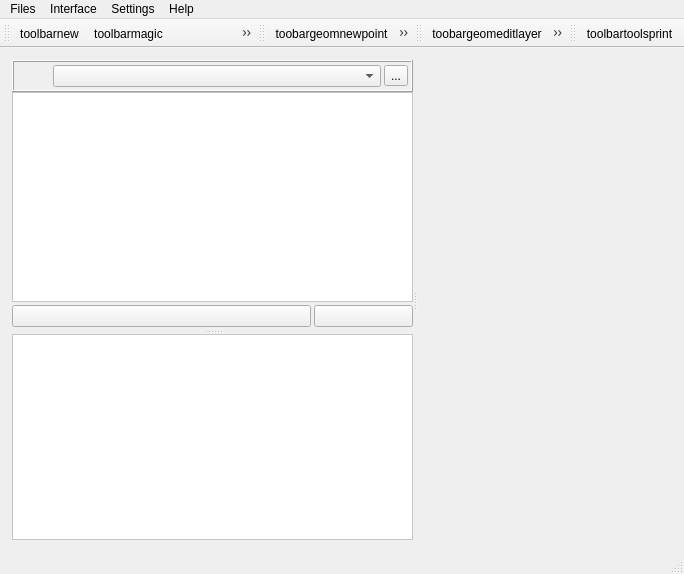
<?xml version="1.0" encoding="UTF-8"?>
<ui version="4.0">
 <class>MainWindow</class>
 <widget class="QMainWindow" name="MainWindow">
  <property name="geometry">
   <rect>
    <x>0</x>
    <y>0</y>
    <width>684</width>
    <height>574</height>
   </rect>
  </property>
  <property name="windowTitle">
   <string>MainWindow</string>
  </property>
  <property name="autoFillBackground">
   <bool>false</bool>
  </property>
  <property name="styleSheet">
   <string notr="true">background-image: url(logo2.png)</string>
  </property>
  <property name="locale">
   <locale language="French" country="France"/>
  </property>
  <widget class="QWidget" name="centralwidget">
   <layout class="QHBoxLayout" name="horizontalLayout" stretch="0">
    <property name="leftMargin">
     <number>3</number>
    </property>
    <property name="topMargin">
     <number>3</number>
    </property>
    <property name="rightMargin">
     <number>3</number>
    </property>
    <property name="bottomMargin">
     <number>3</number>
    </property>
    <item>
     <widget class="QFrame" name="frame_5">
      <property name="locale">
       <locale language="French" country="France"/>
      </property>
      <property name="frameShape">
       <enum>QFrame::NoFrame</enum>
      </property>
      <property name="frameShadow">
       <enum>QFrame::Raised</enum>
      </property>
      <layout class="QVBoxLayout" name="verticalLayout_8">
       <item>
        <widget class="QSplitter" name="splitter_2">
         <property name="locale">
          <locale language="French" country="France"/>
         </property>
         <property name="orientation">
          <enum>Qt::Horizontal</enum>
         </property>
         <widget class="QFrame" name="frame">
          <property name="sizePolicy">
           <sizepolicy hsizetype="Preferred" vsizetype="Preferred">
            <horstretch>0</horstretch>
            <verstretch>0</verstretch>
           </sizepolicy>
          </property>
          <property name="minimumSize">
           <size>
            <width>0</width>
            <height>0</height>
           </size>
          </property>
          <property name="maximumSize">
           <size>
            <width>16777215</width>
            <height>16777215</height>
           </size>
          </property>
          <property name="baseSize">
           <size>
            <width>100</width>
            <height>0</height>
           </size>
          </property>
          <property name="locale">
           <locale language="French" country="France"/>
          </property>
          <property name="frameShape">
           <enum>QFrame::NoFrame</enum>
          </property>
          <property name="frameShadow">
           <enum>QFrame::Raised</enum>
          </property>
          <layout class="QVBoxLayout" name="verticalLayout">
           <property name="spacing">
            <number>6</number>
           </property>
           <property name="leftMargin">
            <number>0</number>
           </property>
           <property name="topMargin">
            <number>0</number>
           </property>
           <property name="rightMargin">
            <number>0</number>
           </property>
           <property name="bottomMargin">
            <number>0</number>
           </property>
           <item>
            <widget class="QSplitter" name="splitter">
             <property name="sizePolicy">
              <sizepolicy hsizetype="Preferred" vsizetype="Preferred">
               <horstretch>0</horstretch>
               <verstretch>0</verstretch>
              </sizepolicy>
             </property>
             <property name="locale">
              <locale language="French" country="France"/>
             </property>
             <property name="orientation">
              <enum>Qt::Vertical</enum>
             </property>
             <widget class="QFrame" name="frame_3">
              <property name="locale">
               <locale language="French" country="France"/>
              </property>
              <property name="frameShape">
               <enum>QFrame::NoFrame</enum>
              </property>
              <property name="frameShadow">
               <enum>QFrame::Raised</enum>
              </property>
              <layout class="QVBoxLayout" name="verticalLayout_3" stretch="1,10,0">
               <property name="spacing">
                <number>0</number>
               </property>
               <property name="leftMargin">
                <number>0</number>
               </property>
               <property name="topMargin">
                <number>0</number>
               </property>
               <property name="rightMargin">
                <number>0</number>
               </property>
               <property name="bottomMargin">
                <number>0</number>
               </property>
               <item>
                <widget class="QFrame" name="frame_6">
                 <property name="sizePolicy">
                  <sizepolicy hsizetype="Preferred" vsizetype="Minimum">
                   <horstretch>0</horstretch>
                   <verstretch>0</verstretch>
                  </sizepolicy>
                 </property>
                 <property name="locale">
                  <locale language="French" country="France"/>
                 </property>
                 <property name="frameShape">
                  <enum>QFrame::Box</enum>
                 </property>
                 <property name="frameShadow">
                  <enum>QFrame::Raised</enum>
                 </property>
                 <layout class="QHBoxLayout" name="horizontalLayout_2" stretch="1,10,0">
                  <property name="spacing">
                   <number>3</number>
                  </property>
                  <property name="leftMargin">
                   <number>3</number>
                  </property>
                  <property name="topMargin">
                   <number>3</number>
                  </property>
                  <property name="rightMargin">
                   <number>3</number>
                  </property>
                  <property name="bottomMargin">
                   <number>3</number>
                  </property>
                  <item>
                   <widget class="QLabel" name="label">
                    <property name="locale">
                     <locale language="French" country="France"/>
                    </property>
                    <property name="text">
                     <string/>
                    </property>
                    <property name="pixmap">
                     <pixmap resource="../resources.qrc">:/plugins/Lamia/icons/eye2.svg</pixmap>
                    </property>
                    <property name="scaledContents">
                     <bool>false</bool>
                    </property>
                   </widget>
                  </item>
                  <item>
                   <widget class="QComboBox" name="comboBox_style">
                    <property name="locale">
                     <locale language="French" country="France"/>
                    </property>
                   </widget>
                  </item>
                  <item>
                   <widget class="QToolButton" name="toolButton_date">
                    <property name="toolTip">
                     <string>Sélectionner la date à laquelle afficher le système</string>
                    </property>
                    <property name="locale">
                     <locale language="French" country="France"/>
                    </property>
                    <property name="text">
                     <string>...</string>
                    </property>
                    <property name="icon">
                     <iconset resource="../resources.qrc">
                      <normaloff>:/plugins/Lamia/icons/Calendar_icon.png</normaloff>:/plugins/Lamia/icons/Calendar_icon.png</iconset>
                    </property>
                    <property name="iconSize">
                     <size>
                      <width>20</width>
                      <height>20</height>
                     </size>
                    </property>
                   </widget>
                  </item>
                 </layout>
                </widget>
               </item>
               <item>
                <widget class="QTreeWidget" name="MaintreeWidget">
                 <property name="sizePolicy">
                  <sizepolicy hsizetype="Preferred" vsizetype="Preferred">
                   <horstretch>0</horstretch>
                   <verstretch>0</verstretch>
                  </sizepolicy>
                 </property>
                 <property name="minimumSize">
                  <size>
                   <width>0</width>
                   <height>0</height>
                  </size>
                 </property>
                 <property name="maximumSize">
                  <size>
                   <width>16777215</width>
                   <height>16777215</height>
                  </size>
                 </property>
                 <property name="autoFillBackground">
                  <bool>false</bool>
                 </property>
                 <property name="styleSheet">
                  <string notr="true">background-image: url(:/plugins/Lamia/icons/logo3.png);
background-repeat: repeat-no;
background-position: center center;
background-color: rgb(255, 255, 255);

</string>
                 </property>
                 <property name="locale">
                  <locale language="French" country="France"/>
                 </property>
                 <property name="iconSize">
                  <size>
                   <width>32</width>
                   <height>32</height>
                  </size>
                 </property>
                 <property name="rootIsDecorated">
                  <bool>false</bool>
                 </property>
                 <property name="wordWrap">
                  <bool>true</bool>
                 </property>
                 <attribute name="headerVisible">
                  <bool>false</bool>
                 </attribute>
                 <attribute name="headerDefaultSectionSize">
                  <number>50</number>
                 </attribute>
                 <attribute name="headerMinimumSectionSize">
                  <number>27</number>
                 </attribute>
                 <attribute name="headerStretchLastSection">
                  <bool>true</bool>
                 </attribute>
                 <column>
                  <property name="text">
                   <string>1</string>
                  </property>
                 </column>
                </widget>
               </item>
               <item>
                <widget class="QFrame" name="frame_2">
                 <property name="locale">
                  <locale language="French" country="France"/>
                 </property>
                 <property name="frameShape">
                  <enum>QFrame::NoFrame</enum>
                 </property>
                 <property name="frameShadow">
                  <enum>QFrame::Raised</enum>
                 </property>
                 <layout class="QGridLayout" name="gridLayout" columnstretch="3,1">
                  <property name="leftMargin">
                   <number>0</number>
                  </property>
                  <property name="topMargin">
                   <number>3</number>
                  </property>
                  <property name="rightMargin">
                   <number>0</number>
                  </property>
                  <property name="bottomMargin">
                   <number>3</number>
                  </property>
                  <property name="spacing">
                   <number>3</number>
                  </property>
                  <item row="0" column="0">
                   <widget class="QPushButton" name="pushButton_selectfeat">
                    <property name="locale">
                     <locale language="French" country="France"/>
                    </property>
                    <property name="text">
                     <string/>
                    </property>
                    <property name="icon">
                     <iconset resource="../resources.qrc">
                      <normaloff>:/plugins/Lamia/icons/select.png</normaloff>:/plugins/Lamia/icons/select.png</iconset>
                    </property>
                   </widget>
                  </item>
                  <item row="0" column="1">
                   <widget class="QPushButton" name="pushButton_qgspan">
                    <property name="text">
                     <string/>
                    </property>
                    <property name="icon">
                     <iconset resource="../resources.qrc">
                      <normaloff>:/plugins/Lamia/icons/qgspan.svg</normaloff>:/plugins/Lamia/icons/qgspan.svg</iconset>
                    </property>
                   </widget>
                  </item>
                 </layout>
                </widget>
               </item>
              </layout>
             </widget>
             <widget class="QFrame" name="frame_4">
              <property name="sizePolicy">
               <sizepolicy hsizetype="Preferred" vsizetype="Preferred">
                <horstretch>0</horstretch>
                <verstretch>0</verstretch>
               </sizepolicy>
              </property>
              <property name="minimumSize">
               <size>
                <width>0</width>
                <height>0</height>
               </size>
              </property>
              <property name="maximumSize">
               <size>
                <width>16777215</width>
                <height>16777215</height>
               </size>
              </property>
              <property name="locale">
               <locale language="French" country="France"/>
              </property>
              <property name="frameShape">
               <enum>QFrame::NoFrame</enum>
              </property>
              <property name="frameShadow">
               <enum>QFrame::Raised</enum>
              </property>
              <layout class="QVBoxLayout" name="verticalLayout_2" stretch="10">
               <property name="spacing">
                <number>0</number>
               </property>
               <property name="leftMargin">
                <number>0</number>
               </property>
               <property name="topMargin">
                <number>0</number>
               </property>
               <property name="rightMargin">
                <number>0</number>
               </property>
               <property name="bottomMargin">
                <number>0</number>
               </property>
               <item>
                <widget class="QTreeWidget" name="ElemtreeWidget">
                 <property name="sizePolicy">
                  <sizepolicy hsizetype="Preferred" vsizetype="Preferred">
                   <horstretch>0</horstretch>
                   <verstretch>0</verstretch>
                  </sizepolicy>
                 </property>
                 <property name="layoutDirection">
                  <enum>Qt::LeftToRight</enum>
                 </property>
                 <property name="autoFillBackground">
                  <bool>true</bool>
                 </property>
                 <property name="styleSheet">
                  <string notr="true">background-image: url(:/plugins/Lamia/icons/icon_petit.png);
background-repeat: repeat-no;
background-position: center center;
background-color: rgb(255, 255, 255);</string>
                 </property>
                 <property name="locale">
                  <locale language="French" country="France"/>
                 </property>
                 <property name="iconSize">
                  <size>
                   <width>64</width>
                   <height>64</height>
                  </size>
                 </property>
                 <property name="rootIsDecorated">
                  <bool>false</bool>
                 </property>
                 <property name="wordWrap">
                  <bool>true</bool>
                 </property>
                 <attribute name="headerVisible">
                  <bool>false</bool>
                 </attribute>
                 <attribute name="headerStretchLastSection">
                  <bool>true</bool>
                 </attribute>
                 <column>
                  <property name="text">
                   <string notr="true">1</string>
                  </property>
                 </column>
                </widget>
               </item>
              </layout>
             </widget>
            </widget>
           </item>
          </layout>
         </widget>
         <widget class="QStackedWidget" name="stackedWidget_main">
          <property name="styleSheet">
           <string notr="true">background-image: url(:/plugins/Lamia/icons/logo2.png);</string>
          </property>
          <property name="locale">
           <locale language="French" country="France"/>
          </property>
          <property name="currentIndex">
           <number>1</number>
          </property>
          <widget class="QWidget" name="page_3">
           <layout class="QVBoxLayout" name="verticalLayout_4">
            <property name="spacing">
             <number>0</number>
            </property>
            <property name="leftMargin">
             <number>0</number>
            </property>
            <property name="topMargin">
             <number>0</number>
            </property>
            <property name="rightMargin">
             <number>0</number>
            </property>
            <property name="bottomMargin">
             <number>0</number>
            </property>
            <item>
             <widget class="QTabWidget" name="MaintabWidget">
              <property name="toolTip">
               <string/>
              </property>
              <property name="locale">
               <locale language="French" country="France"/>
              </property>
              <property name="tabPosition">
               <enum>QTabWidget::West</enum>
              </property>
              <property name="tabShape">
               <enum>QTabWidget::Rounded</enum>
              </property>
              <property name="currentIndex">
               <number>0</number>
              </property>
              <property name="iconSize">
               <size>
                <width>32</width>
                <height>32</height>
               </size>
              </property>
              <property name="elideMode">
               <enum>Qt::ElideLeft</enum>
              </property>
              <property name="documentMode">
               <bool>false</bool>
              </property>
              <property name="tabsClosable">
               <bool>false</bool>
              </property>
              <widget class="QWidget" name="tab">
               <attribute name="icon">
                <iconset resource="../resources.qrc">
                 <normaloff>:/plugins/Lamia/icons/main.png</normaloff>:/plugins/Lamia/icons/main.png</iconset>
               </attribute>
               <attribute name="title">
                <string>Proprietes</string>
               </attribute>
               <layout class="QVBoxLayout" name="verticalLayout_5">
                <property name="leftMargin">
                 <number>3</number>
                </property>
                <property name="topMargin">
                 <number>3</number>
                </property>
                <property name="rightMargin">
                 <number>3</number>
                </property>
               </layout>
              </widget>
              <widget class="QWidget" name="tab_2">
               <attribute name="icon">
                <iconset resource="../resources.qrc">
                 <normaloff>:/plugins/Lamia/icons/link.svg</normaloff>:/plugins/Lamia/icons/link.svg</iconset>
               </attribute>
               <attribute name="title">
                <string>Tables enfants</string>
               </attribute>
               <layout class="QVBoxLayout" name="verticalLayout_6">
                <property name="leftMargin">
                 <number>3</number>
                </property>
                <property name="topMargin">
                 <number>0</number>
                </property>
                <property name="rightMargin">
                 <number>3</number>
                </property>
                <property name="bottomMargin">
                 <number>3</number>
                </property>
                <item>
                 <widget class="QTabWidget" name="tabWidget_childs">
                  <property name="locale">
                   <locale language="French" country="France"/>
                  </property>
                  <property name="tabPosition">
                   <enum>QTabWidget::North</enum>
                  </property>
                  <property name="currentIndex">
                   <number>-1</number>
                  </property>
                  <property name="iconSize">
                   <size>
                    <width>32</width>
                    <height>32</height>
                   </size>
                  </property>
                  <property name="elideMode">
                   <enum>Qt::ElideRight</enum>
                  </property>
                  <property name="documentMode">
                   <bool>false</bool>
                  </property>
                 </widget>
                </item>
               </layout>
              </widget>
             </widget>
            </item>
           </layout>
          </widget>
          <widget class="QWidget" name="page_4">
           <layout class="QVBoxLayout" name="verticalLayout_7">
            <property name="spacing">
             <number>0</number>
            </property>
            <property name="leftMargin">
             <number>0</number>
            </property>
            <property name="topMargin">
             <number>0</number>
            </property>
            <property name="rightMargin">
             <number>0</number>
            </property>
            <property name="bottomMargin">
             <number>0</number>
            </property>
           </layout>
          </widget>
         </widget>
        </widget>
       </item>
      </layout>
     </widget>
    </item>
   </layout>
  </widget>
  <widget class="QMenuBar" name="menubar">
   <property name="geometry">
    <rect>
     <x>0</x>
     <y>0</y>
     <width>684</width>
     <height>26</height>
    </rect>
   </property>
   <property name="nativeMenuBar">
    <bool>true</bool>
   </property>
   <widget class="QMenu" name="menuFichiers">
    <property name="locale">
     <locale language="French" country="France"/>
    </property>
    <property name="title">
     <string>Files</string>
    </property>
    <widget class="QMenu" name="menuBases_recentes">
     <property name="title">
      <string>Recent DB</string>
     </property>
     <addaction name="actionTemp"/>
    </widget>
    <widget class="QMenu" name="menuCharger_base">
     <property name="title">
      <string>Load DB</string>
     </property>
     <addaction name="actionPostgis"/>
     <addaction name="actionSpatialite"/>
    </widget>
    <widget class="QMenu" name="menuImport_export">
     <property name="title">
      <string>Import / export</string>
     </property>
     <addaction name="action_pulldb"/>
     <addaction name="action_pushdb"/>
     <addaction name="separator"/>
     <addaction name="actionImporter_et_ajouter_la_base"/>
    </widget>
    <addaction name="actionNouvelle_base"/>
    <addaction name="menuCharger_base"/>
    <addaction name="menuImport_export"/>
    <addaction name="separator"/>
    <addaction name="menuBases_recentes"/>
   </widget>
   <widget class="QMenu" name="menuPreferences">
    <property name="title">
     <string>Settings</string>
    </property>
    <addaction name="action_Repertoire_photo"/>
    <addaction name="separator"/>
    <addaction name="action_GPSConnection"/>
    <addaction name="actionHauteur_de_perche_GPS"/>
    <addaction name="separator"/>
    <addaction name="actionReinitialier_prestation_courante"/>
    <addaction name="action_taille_icone"/>
    <addaction name="actionVersion"/>
    <addaction name="separator"/>
    <addaction name="actionOpen_project_directory"/>
    <addaction name="actionOpen_Lamia_directory"/>
    <addaction name="separator"/>
    <addaction name="actionShow_Hide_QGis_toolbars"/>
   </widget>
   <widget class="QMenu" name="menuMode">
    <property name="title">
     <string>Interface</string>
    </property>
    <addaction name="actionModeTerrain"/>
    <addaction name="actionTTC"/>
    <addaction name="actionModeExpert"/>
    <addaction name="actionPosttraitement"/>
   </widget>
   <widget class="QMenu" name="menuAide">
    <property name="title">
     <string>Help</string>
    </property>
    <addaction name="actionAide"/>
    <addaction name="actionA_propos"/>
    <addaction name="actionTables_et_champs"/>
    <addaction name="actionReport_bug"/>
   </widget>
   <addaction name="menuFichiers"/>
   <addaction name="menuMode"/>
   <addaction name="menuPreferences"/>
   <addaction name="menuAide"/>
  </widget>
  <widget class="QStatusBar" name="statusbar"/>
  <widget class="QToolBar" name="lamiatoolBarFormCreation">
   <property name="windowTitle">
    <string>toolBar</string>
   </property>
   <attribute name="toolBarArea">
    <enum>TopToolBarArea</enum>
   </attribute>
   <attribute name="toolBarBreak">
    <bool>false</bool>
   </attribute>
   <addaction name="actiontoolbarnew"/>
   <addaction name="actiontoolbarmagic"/>
   <addaction name="actiontoolbarundo"/>
   <addaction name="actiontoolbardelete"/>
   <addaction name="actiontoolbarzoomto"/>
   <addaction name="actiontoolbarsave"/>
  </widget>
  <widget class="QToolBar" name="lamiatoolBarFormGeom">
   <property name="windowTitle">
    <string>toolBar</string>
   </property>
   <attribute name="toolBarArea">
    <enum>TopToolBarArea</enum>
   </attribute>
   <attribute name="toolBarBreak">
    <bool>false</bool>
   </attribute>
   <addaction name="actiontoobargeomnewpoint"/>
   <addaction name="actiontoobargeomnewline"/>
   <addaction name="actiontoobargeomnewpolygon"/>
   <addaction name="actiontoobargeomaddpoint"/>
   <addaction name="actiontoobargeomaddGPSpoint"/>
  </widget>
  <widget class="QToolBar" name="lamiatoolbareditlayer">
   <property name="windowTitle">
    <string>toolBar</string>
   </property>
   <attribute name="toolBarArea">
    <enum>TopToolBarArea</enum>
   </attribute>
   <attribute name="toolBarBreak">
    <bool>false</bool>
   </attribute>
   <addaction name="actiontoobargeomeditlayer"/>
   <addaction name="actiontoolbarlayerundo"/>
   <addaction name="actiontoolbarlayersave"/>
  </widget>
  <widget class="QToolBar" name="lamiatoolBartools">
   <property name="windowTitle">
    <string>toolBar</string>
   </property>
   <attribute name="toolBarArea">
    <enum>TopToolBarArea</enum>
   </attribute>
   <attribute name="toolBarBreak">
    <bool>false</bool>
   </attribute>
   <addaction name="actiontoolbartoolsprint"/>
  </widget>
  <action name="actionTre">
   <property name="text">
    <string>tre</string>
   </property>
  </action>
  <action name="actionTemp">
   <property name="text">
    <string>temp</string>
   </property>
  </action>
  <action name="actionRepertoire_photo">
   <property name="text">
    <string>Répertoire photo</string>
   </property>
  </action>
  <action name="action_Nouvelle_base_Digue">
   <property name="text">
    <string>Digue</string>
   </property>
   <property name="iconText">
    <string>Digue</string>
   </property>
  </action>
  <action name="action_Nouvelle_base_Assainissement">
   <property name="text">
    <string>Assainissement</string>
   </property>
  </action>
  <action name="action_Repertoire_photo">
   <property name="text">
    <string>Camera directory</string>
   </property>
  </action>
  <action name="actionUtilisateur">
   <property name="enabled">
    <bool>false</bool>
   </property>
   <property name="text">
    <string>Utilisateur</string>
   </property>
  </action>
  <action name="actionModeTerrain">
   <property name="checkable">
    <bool>true</bool>
   </property>
   <property name="text">
    <string>Field investigation</string>
   </property>
  </action>
  <action name="actionModeExpert">
   <property name="checkable">
    <bool>true</bool>
   </property>
   <property name="text">
    <string>Expert</string>
   </property>
  </action>
  <action name="actionTTC">
   <property name="checkable">
    <bool>true</bool>
   </property>
   <property name="text">
    <string>Office</string>
   </property>
  </action>
  <action name="actionPostgis">
   <property name="text">
    <string>postgis</string>
   </property>
  </action>
  <action name="actionSpatialite">
   <property name="text">
    <string>spatialite</string>
   </property>
  </action>
  <action name="actionNouvelle_base">
   <property name="text">
    <string>New DB</string>
   </property>
  </action>
  <action name="actionReinitialier_prestation_courante">
   <property name="text">
    <string>Reinitialier prestation courante</string>
   </property>
  </action>
  <action name="action_GPSConnection">
   <property name="text">
    <string>Connect to Qgis GPS</string>
   </property>
  </action>
  <action name="actionAide">
   <property name="text">
    <string>Help</string>
   </property>
  </action>
  <action name="actionA_propos">
   <property name="enabled">
    <bool>false</bool>
   </property>
   <property name="text">
    <string>About...</string>
   </property>
  </action>
  <action name="action_taille_icone">
   <property name="text">
    <string>Taille icones</string>
   </property>
  </action>
  <action name="actionHauteur_de_perche_GPS">
   <property name="text">
    <string>GPS rod height</string>
   </property>
  </action>
  <action name="actionPosttraitement">
   <property name="checkable">
    <bool>true</bool>
   </property>
   <property name="text">
    <string>Post treatment</string>
   </property>
  </action>
  <action name="actionInfralineaires">
   <property name="text">
    <string>Infralineaires</string>
   </property>
  </action>
  <action name="actionImprimer_rapport">
   <property name="text">
    <string>Imprimer rapport</string>
   </property>
  </action>
  <action name="actionReinitialiser_les_noeuds">
   <property name="text">
    <string>Réinitialiser les noeuds</string>
   </property>
  </action>
  <action name="actionExport_shapefile">
   <property name="text">
    <string>Export shapefile</string>
   </property>
  </action>
  <action name="actionImport">
   <property name="text">
    <string>Import</string>
   </property>
  </action>
  <action name="actionMode_hors_ligne_Reconnexion">
   <property name="text">
    <string>Mode hors ligne/Reconnexion</string>
   </property>
  </action>
  <action name="actionVersion">
   <property name="text">
    <string>version</string>
   </property>
  </action>
  <action name="actionImporter_depuis_SIRS_Digues">
   <property name="text">
    <string>Importer depuis SIRS Digues</string>
   </property>
  </action>
  <action name="actionExporter_vers_SIRS_Digues">
   <property name="text">
    <string>Exporter vers SIRS Digues</string>
   </property>
  </action>
  <action name="action_pulldb">
   <property name="text">
    <string>Pull DB</string>
   </property>
  </action>
  <action name="actionImporter_et_ajouter_la_base">
   <property name="text">
    <string>Add a DB to this DB</string>
   </property>
  </action>
  <action name="action_pushdb">
   <property name="text">
    <string>Push local DB </string>
   </property>
  </action>
  <action name="actionTables_et_champs">
   <property name="text">
    <string>Table and fields</string>
   </property>
  </action>
  <action name="actiontoolbarsave">
   <property name="icon">
    <iconset resource="../resources.qrc">
     <normaloff>:/plugins/Lamia/icons/save.png</normaloff>:/plugins/Lamia/icons/save.png</iconset>
   </property>
   <property name="text">
    <string>toolbarsave</string>
   </property>
  </action>
  <action name="actiontoolbarnew">
   <property name="icon">
    <iconset resource="../resources.qrc">
     <normaloff>:/plugins/Lamia/icons/Add_48x48.png</normaloff>:/plugins/Lamia/icons/Add_48x48.png</iconset>
   </property>
   <property name="text">
    <string>toolbarnew</string>
   </property>
  </action>
  <action name="actiontoobargeomnewpoint">
   <property name="icon">
    <iconset resource="../resources.qrc">
     <normaloff>:/plugins/Lamia/icons/mActionCapturePoint.svg</normaloff>:/plugins/Lamia/icons/mActionCapturePoint.svg</iconset>
   </property>
   <property name="text">
    <string>toobargeomnewpoint</string>
   </property>
  </action>
  <action name="actiontoobargeomnewline">
   <property name="icon">
    <iconset resource="../resources.qrc">
     <normaloff>:/plugins/Lamia/icons/mActionCaptureLine.svg</normaloff>:/plugins/Lamia/icons/mActionCaptureLine.svg</iconset>
   </property>
   <property name="text">
    <string>toobargeomnewline</string>
   </property>
  </action>
  <action name="actiontoobargeomnewpolygon">
   <property name="icon">
    <iconset resource="../resources.qrc">
     <normaloff>:/plugins/Lamia/icons/mActionCapturePolygon.svg</normaloff>:/plugins/Lamia/icons/mActionCapturePolygon.svg</iconset>
   </property>
   <property name="text">
    <string>toobargeomanewpolygon</string>
   </property>
  </action>
  <action name="actiontoolbardelete">
   <property name="icon">
    <iconset resource="../resources.qrc">
     <normaloff>:/plugins/Lamia/icons/Delete_48x48.png</normaloff>:/plugins/Lamia/icons/Delete_48x48.png</iconset>
   </property>
   <property name="text">
    <string>toolbardelete</string>
   </property>
  </action>
  <action name="actiontoolbarundo">
   <property name="icon">
    <iconset resource="../resources.qrc">
     <normaloff>:/plugins/Lamia/icons/deselect.png</normaloff>:/plugins/Lamia/icons/deselect.png</iconset>
   </property>
   <property name="text">
    <string>toolbarundo</string>
   </property>
  </action>
  <action name="actiontoobargeomaddpoint">
   <property name="icon">
    <iconset resource="../resources.qrc">
     <normaloff>:/plugins/Lamia/icons/mActionAddNodesItem1.svg</normaloff>:/plugins/Lamia/icons/mActionAddNodesItem1.svg</iconset>
   </property>
   <property name="text">
    <string>toobargeomaddpoint</string>
   </property>
  </action>
  <action name="actiontoobargeomaddGPSpoint">
   <property name="icon">
    <iconset resource="../resources.qrc">
     <normaloff>:/plugins/Lamia/icons/mActionAddNodesItemGPS.svg</normaloff>:/plugins/Lamia/icons/mActionAddNodesItemGPS.svg</iconset>
   </property>
   <property name="text">
    <string>toobargeomaddGPSpoint</string>
   </property>
  </action>
  <action name="actiontoobargeomeditlayer">
   <property name="icon">
    <iconset resource="../resources.qrc">
     <normaloff>:/plugins/Lamia/icons/mActionVertexTool2.svg</normaloff>:/plugins/Lamia/icons/mActionVertexTool2.svg</iconset>
   </property>
   <property name="text">
    <string>toobargeomeditlayer</string>
   </property>
  </action>
  <action name="actiontoolbarlayersave">
   <property name="icon">
    <iconset resource="../resources.qrc">
     <normaloff>:/plugins/Lamia/icons/save.png</normaloff>:/plugins/Lamia/icons/save.png</iconset>
   </property>
   <property name="text">
    <string>toolbarlayersave</string>
   </property>
  </action>
  <action name="actiontoolbarlayerundo">
   <property name="icon">
    <iconset resource="../resources.qrc">
     <normaloff>:/plugins/Lamia/icons/deselect.png</normaloff>:/plugins/Lamia/icons/deselect.png</iconset>
   </property>
   <property name="text">
    <string>toolbarlayerundo</string>
   </property>
  </action>
  <action name="actiontoolbartoolsprint">
   <property name="icon">
    <iconset resource="../resources.qrc">
     <normaloff>:/plugins/Lamia/icons/print.png</normaloff>:/plugins/Lamia/icons/print.png</iconset>
   </property>
   <property name="text">
    <string>toolbartoolsprint</string>
   </property>
  </action>
  <action name="actiontoolbarmagic">
   <property name="icon">
    <iconset resource="../resources.qrc">
     <normaloff>:/plugins/Lamia/icons/magic-wand.png</normaloff>:/plugins/Lamia/icons/magic-wand.png</iconset>
   </property>
   <property name="text">
    <string>toolbarmagic</string>
   </property>
  </action>
  <action name="actionReport_bug">
   <property name="text">
    <string>Report bug</string>
   </property>
  </action>
  <action name="actionOpen_project_directory">
   <property name="text">
    <string>Open project directory</string>
   </property>
  </action>
  <action name="actionOpen_Lamia_directory">
   <property name="text">
    <string>Open Lamia directory</string>
   </property>
  </action>
  <action name="actionShow_Hide_QGis_toolbars">
   <property name="text">
    <string>Show/Hide QGis toolbars</string>
   </property>
  </action>
  <action name="actiontoolbarzoomto">
   <property name="icon">
    <iconset resource="../resources.qrc">
     <normaloff>:/plugins/Lamia/icons/Find_32x32.png</normaloff>:/plugins/Lamia/icons/Find_32x32.png</iconset>
   </property>
   <property name="text">
    <string>toolbarzoomto</string>
   </property>
   <property name="toolTip">
    <string>toolbarzoomto</string>
   </property>
  </action>
 </widget>
 <resources>
  <include location="../resources.qrc"/>
  <include location="../resources.qrc"/>
 </resources>
 <connections/>
</ui>
